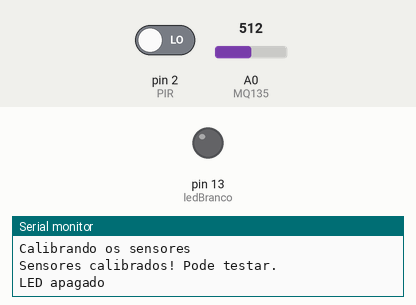
Recording of a sketch running on a simulated Arduino Uno, built with avr-gcc and run on an emulated ATmega328P. Shown: output pins drawn as LEDs (lit = HIGH), the last lines printed to the serial monitor. The inputs (shaded band) are chosen by the test bench; at power-on: pin 2 (PIR) LOW, A0 (MQ135) = 512.

Above: at 11.2 s.
11.3 s: pin 2 (PIR) driven HIGH
At 16.1 s:
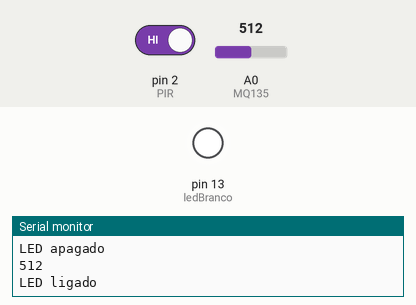
16.5 s: pin 2 (PIR) driven LOW
At 21.1 s:
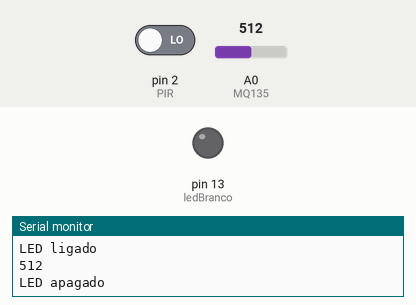
Timing chart, 0 to 22.6 s (numbered marks = the images above; inputs shaded):
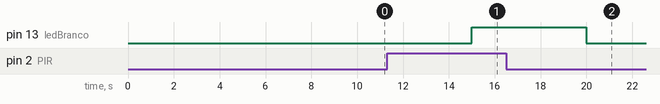

Measured:
- after the input at 11.3 s, pin 13 (ledBranco): LOW → HIGH after 3.7 s
- after the input at 16.5 s, pin 13 (ledBranco): HIGH → LOW after 3.5 s

The sketch:

projeto_escola_inteligente_copy_20250529163733.ino
```cpp
const int PIR = 2;
const int ledBranco = 13;
//
const int MQ135 = A0; //pino analogico do mq-135

void verificarVazamentoDeGas(){
 int estadoMQ135 = analogRead(MQ135);

 Serial.println(estadoMQ135);
}


void acenderLEDAoDetectarPresenca(){
int estadoPIR = digitalRead(PIR);//Le o pino digital 2

//HIGH = 1 e LOW = 0
if(estadoPIR == HIGH){
digitalWrite(ledBranco, HIGH);
Serial.println("LED ligado");
delay(5000);
}
else {
digitalWrite(ledBranco, LOW);
Serial.println("LED apagado");
delay(5000);
}

}


void setup() {
Serial.begin(9600);
pinMode(ledBranco, OUTPUT);
pinMode(MQ135, INPUT);

Serial.println("Calibrando os sensores");
delay(10000);
Serial.println("Sensores calibrados! Pode testar.");
}

void loop() {
//As instrucoes no loop sera somente chamada de funcoes
acenderLEDAoDetectarPresenca();
verificarVazamentoDeGas();
}
```
